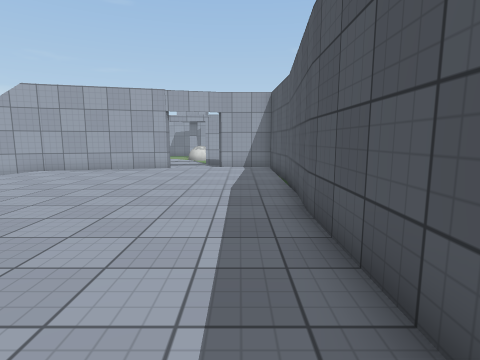
[1] (above)

22 first-person views from a walk through a scene from a Unity 3-D project. The camera is 1.4 m above the floor, tilts 8° down and sees 80° across. The floor is counted in squares, 1 m on a side. Each view is taken from the middle of a square. On the plan, view 1 faces up. The plan holds only what a view shows up to about 14 squares ahead; the rest is blank. The place goes on beyond the plan. The player is left out. Some surface patterns are stand-ins.

[2]
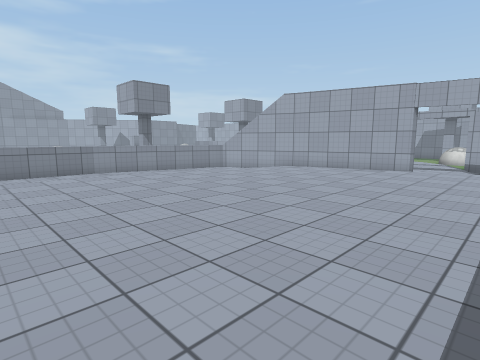

[3]
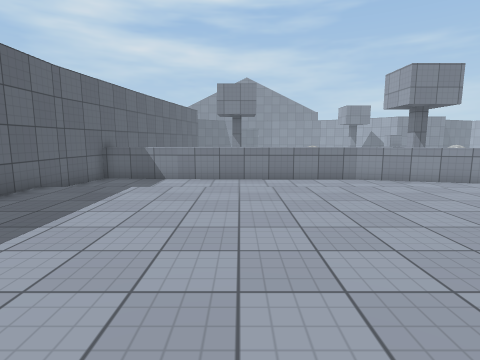

[4]
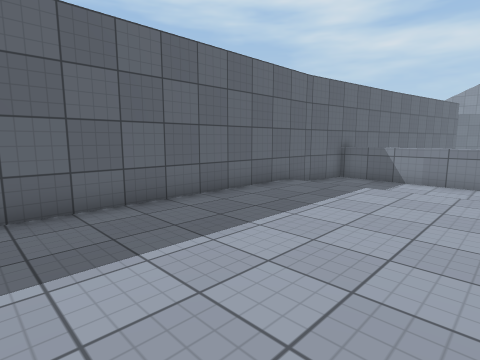

[5]
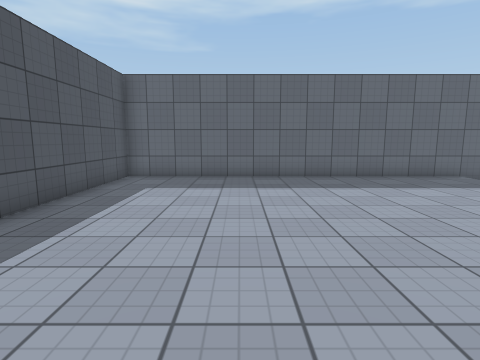

[6]
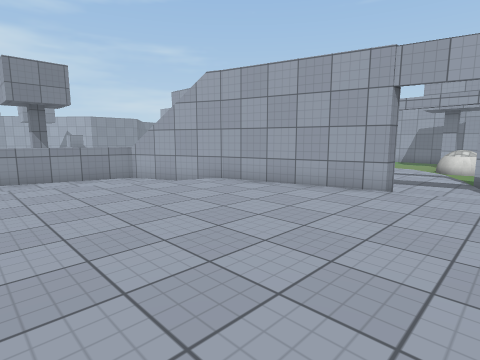

[7]
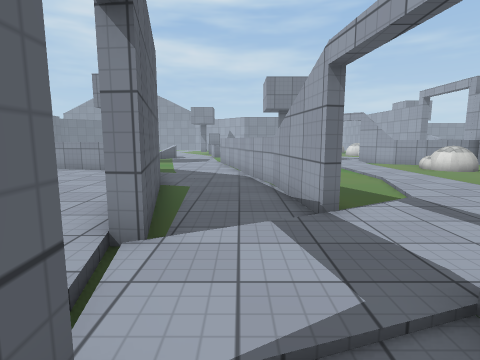

[8]
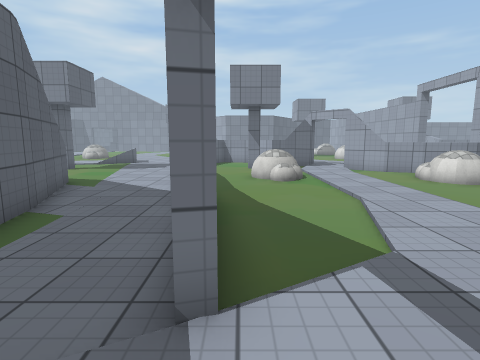

[9]
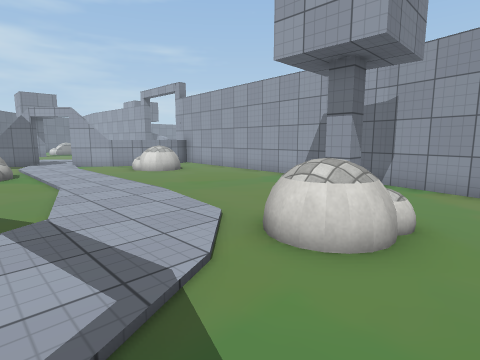

[10]
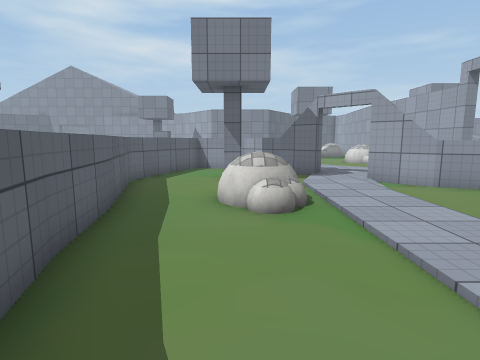

[11]
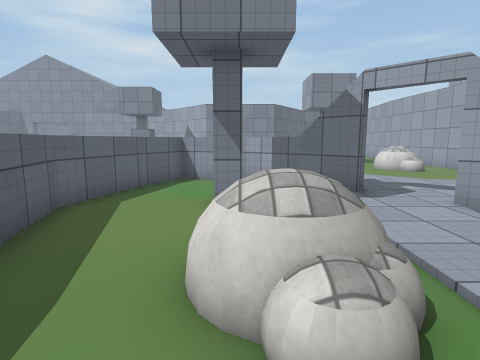

[12]
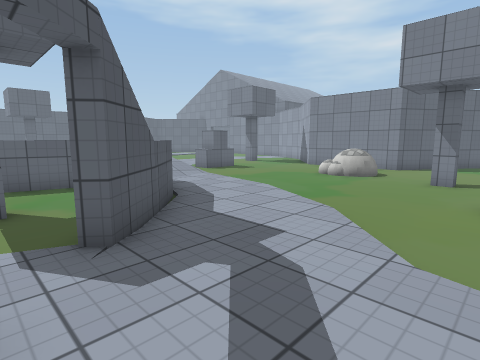

[13]
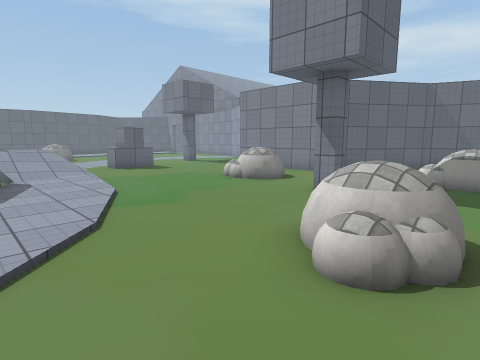

[14]
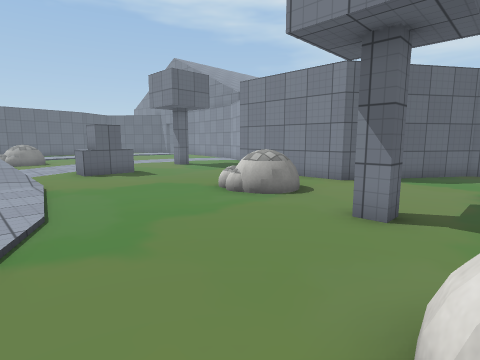

[15]
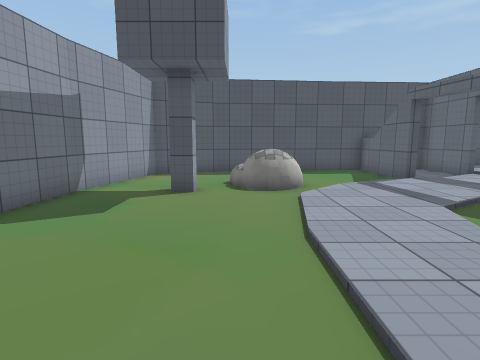

[16]
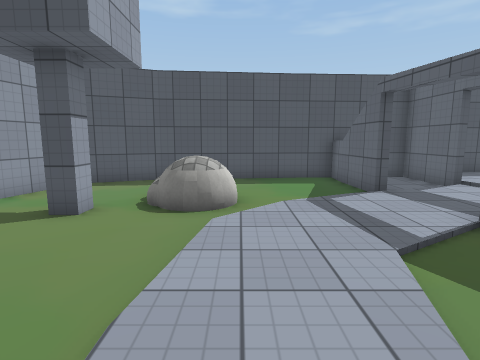

[17]
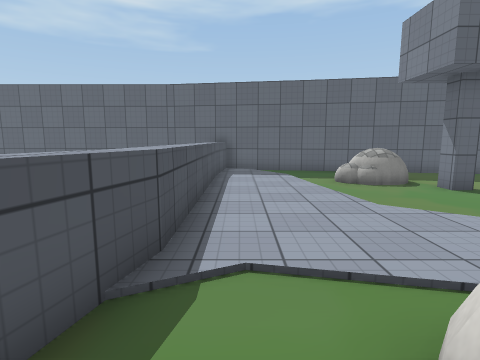

[18]
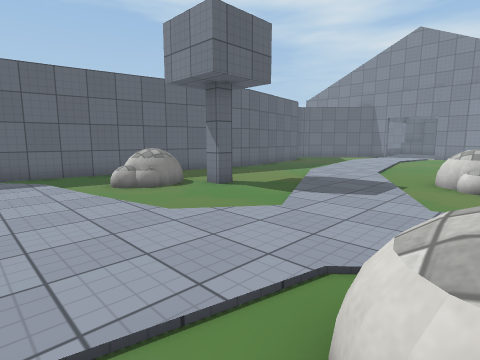

[19]
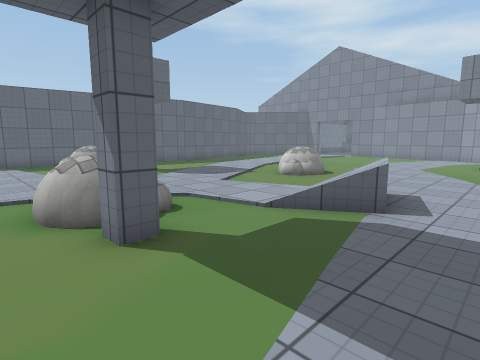

[20]
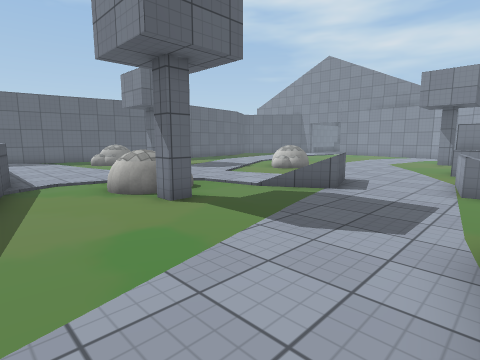

[21]
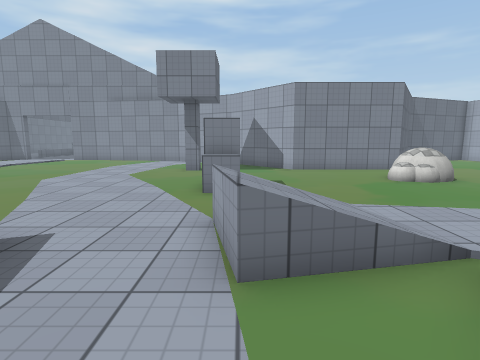

[22]
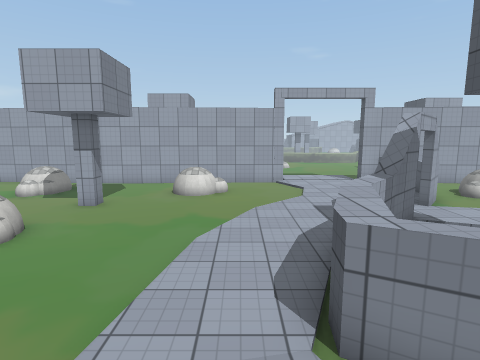

### Floor plan
Key: @ floor where view 1 was taken; # wall or solid block; . main floor; : floor 0.25 m higher than the main floor; / step, stairs or slope; = window, fence, low wall or low ledge; ^ raised ledge; O other object.
Columns run from 36 left of view 1 to 2 right of it. Each row starts with its distance up from view 1.
 28       .........::   ^    ........####
 27    OO....OOO...::   ^..O............##
 26   .OO.....O....:: : ^.OO........#....#
 25 ...............::: ^..OO.............#
 24 .......#......:::::#.............OO. #
 23 #............::::::::...........OOO. #
 22 ###.........::::#:::::::::::::::.O...#
 21   #..OO.....:::^#..::::::::::::::....##
 20   #..OO....::::^...  OO.......:::.....#
 19   #........:::^...#  OO........:::....#
 18   #........:::^.............###:::##^^#
 17   #........::^^..........^^^#...:::.. #
 16   #........///^^^...^^^^^.......:::...#
 15   .........///...^^^^............::####
 14    ....##..=/=..............#####:::::#
 13       . #................####:::::::::#
 12    #...................^##.:::::::::::#
 11   ..........===........^...:::::::::::#
 10   ..........=///.......^. /:::::::::::#
  9   ...........//:..#...^.. ::::::::::::#
  8   ............::.OO...^...::::::::::::#
  7   .......OO...::: OO..^. /::::::::::::#
  6   .......OO...:::./..^^. :::::::::::::#
  5   .......O/..::::::::^.. :::::::::::::#
  4   .........::::::::::^.. :::::::::::::#
  3   .. ....::::::..::::^.. :::::::::::::#
  2      ::::::::.....:::^.. :::::::::::::#
  1       :::::.......:::^.. :::::::::::::#
  0        :......#...:::^.. :::::::::::@:#
 -1          ......OO.:::^.. :::::::::::::#
 -2           .....OO.:::^.. :::::::::::::#
 -3            ...  ...::^.. :::::::::::::#
 -4           ###.  ...::^.. :::::::::::::#
 -5             #######.:^.. :::::::::::::#
 -6                   #####################

Positions as (right, up) in squares from view 1, and headings:
1: (0, 0), facing up
2: (0, 0), facing up-left
3: (-3, 0), facing left
4: (-3, 0), facing down-left
5: (-3, 5), facing down
6: (-1, 6), facing up-left
7: (0, 16), facing left
8: (-3, 18), facing left
9: (-1, 19), facing up-left
10: (-8, 19), facing left
11: (-12, 19), facing left
12: (-18, 26), facing down-left
13: (-22, 28), facing down-left
14: (-24, 26), facing down-left
15: (-12, 24), facing right
16: (-10, 22), facing right
17: (-16, 8), facing down
18: (-16, 7), facing down-left
19: (-16, 13), facing down-left
20: (-14, 15), facing down-left
21: (-20, 14), facing left
22: (-24, 14), facing up
